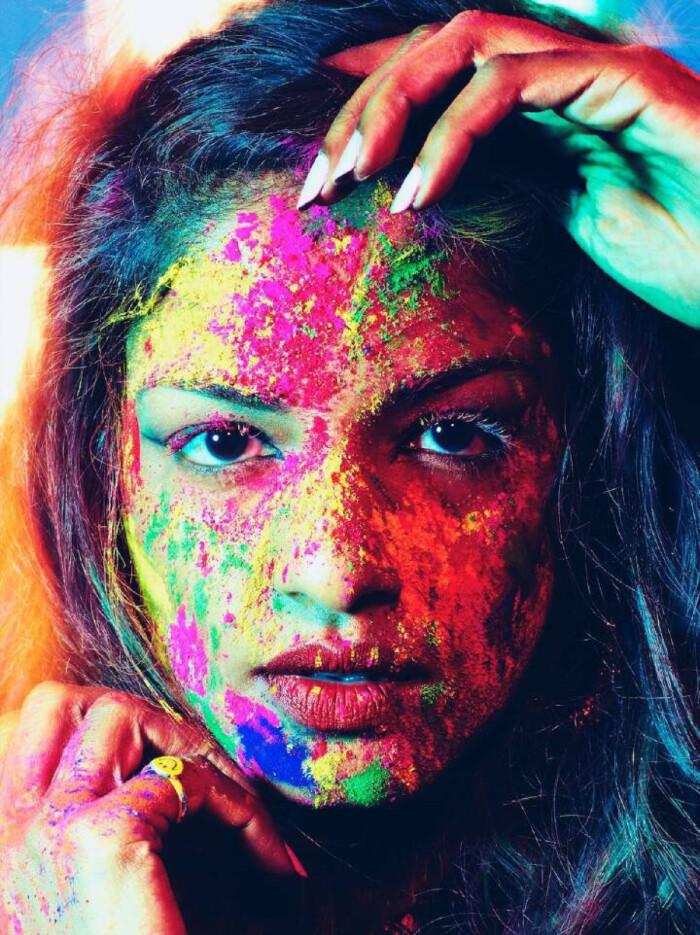
#> input picture pictures/image.jpg, 700 x 935 px
$ jupyter execute histogram.ipynb
#> lines starting #> are read from the running program, lines starting #| are printed output that depends on the picture
[cell 1]
import cv2
import numpy as np
import matplotlib.pyplot as plt
img=cv2.imread("pictures/image.jpg",1)
#> img is the input picture: shape (935, 700, 3); mean B, G, R 101.8, 90.4, 114.9
hist=cv2.calcHist([img],[0],None,[256],[0,255])
#> hist = 256 values, max 24766 at index 41, min 0 at index 255, mean 2554.7
color=('b','g','r')
for i,col in enumerate(color):
    histr=cv2.calcHist([img],[int(i)],None,[256],[0,256])
    plt.plot(histr,color=col)
    plt.xlim([0,256])
print(hist)
#> (printed output is left out)
# plt.hist(img.ravel(),256)
plt.plot(hist)
plt.show()
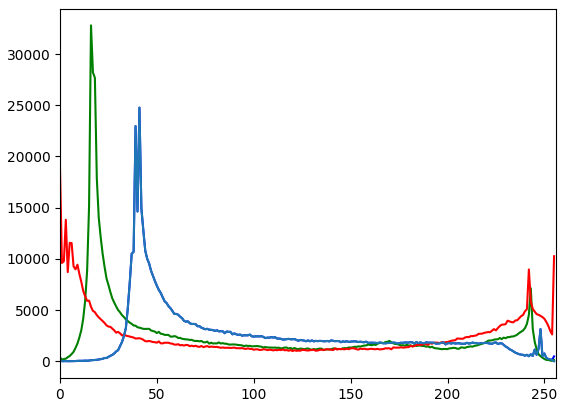
#> figure drawn by matplotlib, 1 panel; curve peaks at x = 41, y = 24766; curve peaks at x = 16, y = 32794; curve peaks at x = 0, y = 18829

[cell 2]
#直方图均衡化
import cv2
import numpy as np
img=cv2.imread("pictures/cat.jpg",0)
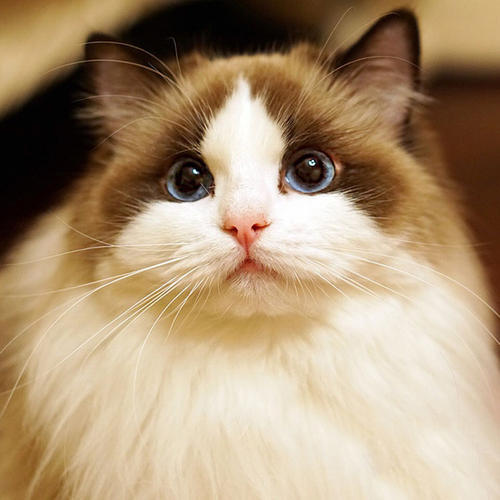
#> input picture pictures/cat.jpg, 500 x 500 px
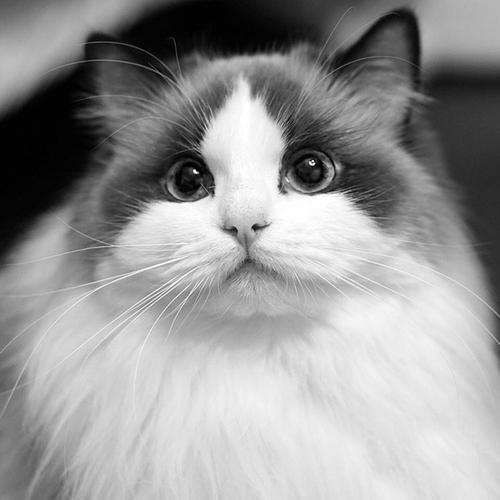
#> img: shape (500, 500); min 0, max 255, mean 151.1
equ=cv2.equalizeHist(img)
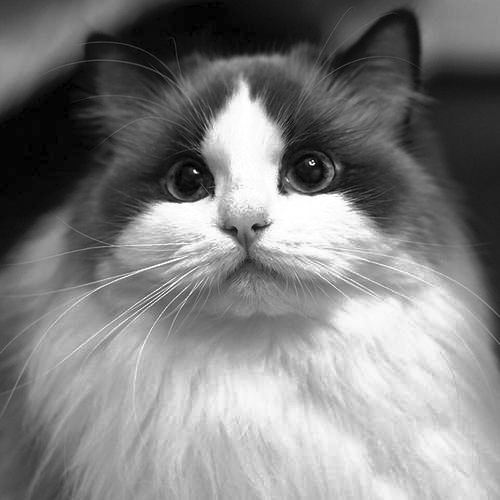
#> equ: shape (500, 500); min 0, max 255, mean 128.1
cv2.imshow("origin vs equ",np.hstack((img,equ)))
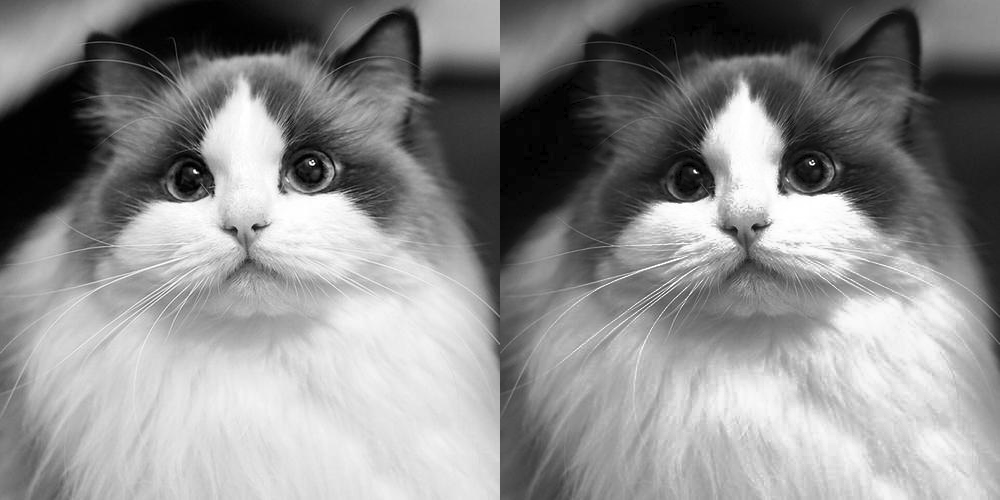
#> window 'origin vs equ': shape (500, 1000); min 0, max 255, mean 139.6
cv2.waitKey(0)
cv2.destroyAllWindows()
